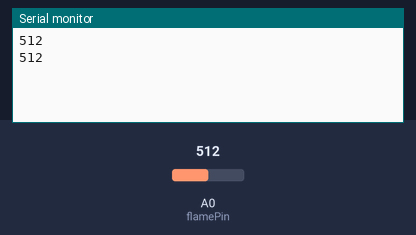
A sketch run on a simulated Arduino Uno, built with avr-gcc and run on an emulated ATmega328P. Shown: the last lines printed to the serial monitor. The inputs (shaded band) are chosen by the test bench; at power-on: A0 (flamePin) = 512.

Above: at 1.8 s.
1.9 s: A0 (flamePin) set to 716
At 2.6 s:
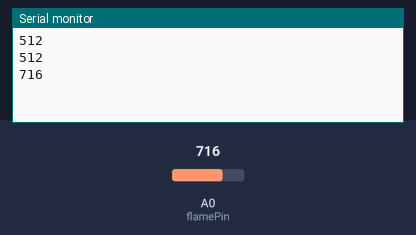
3.4 s: A0 (flamePin) set to 900
At 4.8 s:
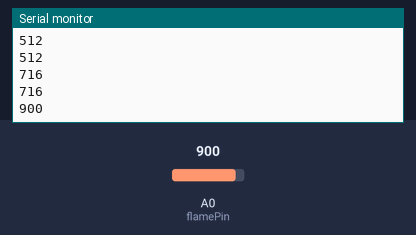
Timing chart, 0 to 6.4 s (numbered marks = the images above; inputs shaded):
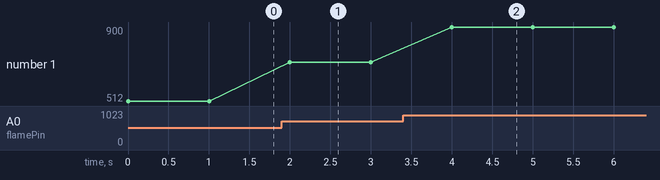

Measured:
- after the input at 1.9 s, the serial monitor: prints a new line after 0.10 s (image 1)
- after the input at 3.4 s, the serial monitor: prints a new line after 0.60 s (image 2)
- plotted number 1: 512 → 716 after the input at 1.9 s, 716 → 900 after the input at 3.4 s

The sketch:

flame.ino
```cpp
int flamePin = A0;
int flameValue = 0;

void setup() {
  Serial.begin(9600);
}

void loop() {
  flameValue = analogRead(flamePin);
  Serial.println(flameValue);
  delay(1000);
}
```
